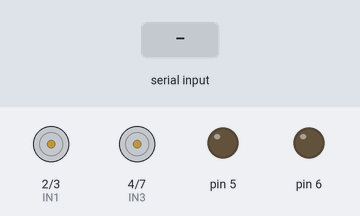
The sketch below on a simulated Arduino Nano, built with avr-gcc and run on an emulated ATmega328P. Parts: motor-driver pin pairs drawn as motors (green arrow = first pin HIGH = forward, orange = second pin HIGH = backward, longer = more drive), output pins drawn as LEDs (lit = HIGH). The test bench sets the inputs (shaded band).

Above: at 1.2 s.
1.3 s: "F" received over Serial
At 2.5 s:
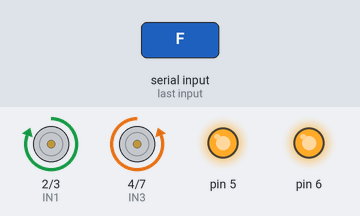
2.8 s: "B" received over Serial
At 3.7 s:
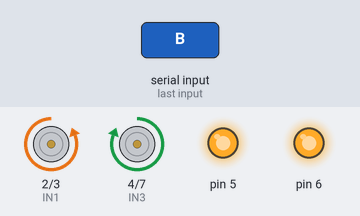
4.3 s: "L" received over Serial
At 4.8 s:
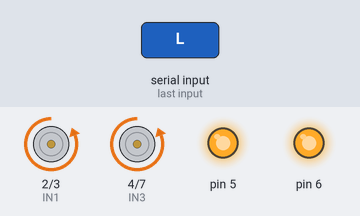
5.8 s: "R" received over Serial
At 7.0 s:
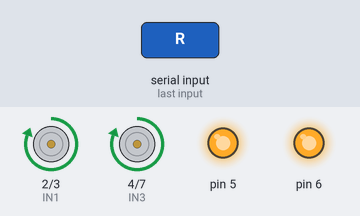
7.3 s: "S" received over Serial
At 8.3 s:
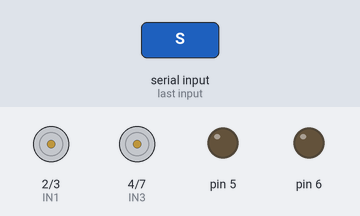
Timing chart, 0 to 9.8 s (numbered marks = the images above; inputs shaded):
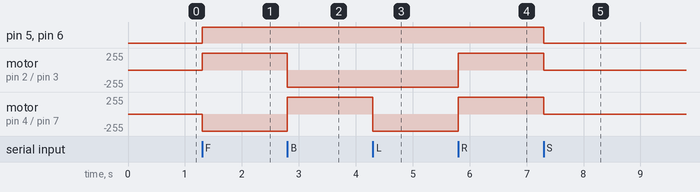

Measured:
- after the input at 1.3 s, pin 5, pin 6: LOW → HIGH at once; motor on pin 2 (IN1) / pin 3 (IN2): stopped → forward 255/255 at once; motor on pin 4 (IN3) / pin 7 (IN4): stopped → backward 255/255 at once
- after the input at 2.8 s, motor on pin 2 (IN1) / pin 3 (IN2): forward 255/255 → backward 255/255 at once; motor on pin 4 (IN3) / pin 7 (IN4): backward 255/255 → forward 255/255 at once
- after the input at 4.3 s, motor on pin 4 (IN3) / pin 7 (IN4): forward 255/255 → backward 255/255 at once
- after the input at 5.8 s, motor on pin 2 (IN1) / pin 3 (IN2), motor on pin 4 (IN3) / pin 7 (IN4): backward 255/255 → forward 255/255 at once
- after the input at 7.3 s, pin 5, pin 6: HIGH → LOW at once; motor on pin 2 (IN1) / pin 3 (IN2), motor on pin 4 (IN3) / pin 7 (IN4): forward 255/255 → stopped at once

The sketch:

nano.ino
```cpp
/*----------------------------------------------------*/
#define IN1 2 // CHÂN IN1 KÊNH A , D2
#define IN2 3 // CHÂN IN2 KÊNH A , D3
#define IN3 4 // CHÂN IN3 KÊNH B , D4
#define IN4 7 // CHÂN IN4 KÊNH B , D7
#define ENA 5 // CHÂN ĐIỀU KHIỂN BĂM XUNG KÊNH A , D5
#define ENB 6 // CHÂN ĐIỀU KHIỂN BĂM XUNG KÊNH B , D6
/*----------------------------------------------------*/
void khaibao(){
    DDRD |= (1 << IN1) | (1 << IN2) | (1 << IN3) | (1 << IN4)| (1 << ENA)| (1 << ENB);
    DIDR0 |= (1 << ADC0D) | (1 << ADC1D) | (1 << ADC2D) | (1 << ADC3D) | (1 << ADC4D);
     // CÀI ĐẶT FAST PWM CHUẨN CHO TIMER0 (Điều khiển cả 2 kênh ENA và ENB)
    TCCR0A |= (1 << WGM00) | (1 << WGM01);
    // Bật PWM không đảo cho cả OC0A (chân PD6 - ENB) và OC0B (chân PD5 - ENA)
    TCCR0A |= (1 << COM0A1) | (1 << COM0B1);
    TCCR0B |= (1 << CS01) | (1 << CS00); // Prescaler 64
}

int lim(int a , int MAX , int MIN){
    if ( a > MAX) a = MAX;
    if ( a < MIN) a = MIN;
    return a;
}

void motor(int L,int R){
    R = lim(R,255,-255);
    L = lim(L,255,-255);
    // 1. CHIỀU QUAY ĐỘNG CƠ PHẢI (Kênh A: IN1, IN2 - Chân ENA)
    if (L > 0) {
        PORTD |=  (1 << IN1);      // Set IN2 = 1
        PORTD &= ~(1 << IN2);     // Clear IN1 = 0
    }
    else if (L < 0) {
        PORTD &= ~(1 << IN1);     // Clear IN2 = 0
        PORTD |= (1 << IN2);      // Set IN1 = 1
    }
    else { // Khi R = 0 (Cho động cơ dừng hẳn)
        PORTD &= ~(1 << IN1);
        PORTD &= ~(1 << IN2);
    }

    // 2. CHIỀU QUAY ĐỘNG CƠ TRÁI (Kênh B: IN3, IN4 - Chân ENB)
    if (R > 0) {
        PORTD |=  (1 << IN4);      // Set IN4 = 1
        PORTD &= ~(1 << IN3);     // Clear IN3 = 0
    }
    else if (R < 0) {
        PORTD &= ~(1 << IN4);     // Clear IN4 = 0
        PORTD |=  (1 << IN3);      // Set IN3 = 1
    }
    else { // Khi L = 0 (Cho động cơ dừng hẳn)
        PORTD &= ~(1 << IN3);
        PORTD &= ~(1 << IN4);
    }
    // 3. XUẤT XUNG PWM ĐIỀU KHIỂN TỐC ĐỘ
    // OCR0B tương ứng với chân PD5 (ENA - điều khiển kênh A / Động cơ L)
    OCR0B = abs(L);
    // OCR0A tương ứng với chân PD6 (ENB - điều khiển kênh B / Động cơ R)
    OCR0A = abs(R);
}

void turn_rigth(){
    motor(255,-255);
}
void turn_left(){
    motor(-255,255);
}
void stop(){
    motor(0,0);
}
void forward(){
    motor(255,255);
}
void backward(){
    motor(-255,-255);
}

void setup() {
    khaibao();
    Serial.begin(9600);
}

void loop() {
    if (Serial.available() > 0) {
        char cmd = Serial.read();
        switch (cmd) {
            case 'F':
                forward();
                break;
            case 'B':
                backward();
                break;
            case 'L':
                turn_left();
                break;
            case 'R':
                turn_rigth();
                break;
            case 'S':
                stop();
                break;
        }
    }
}
```
